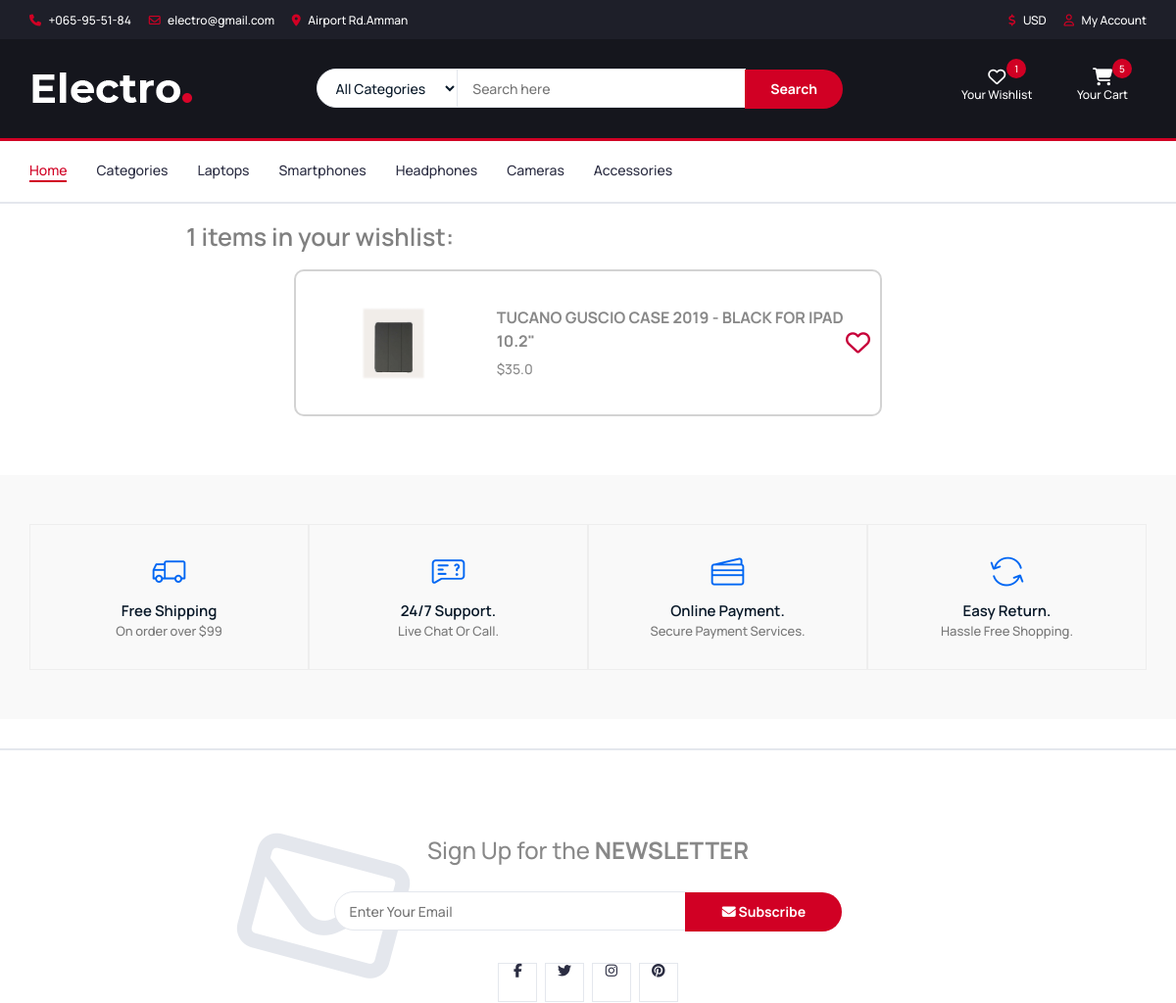
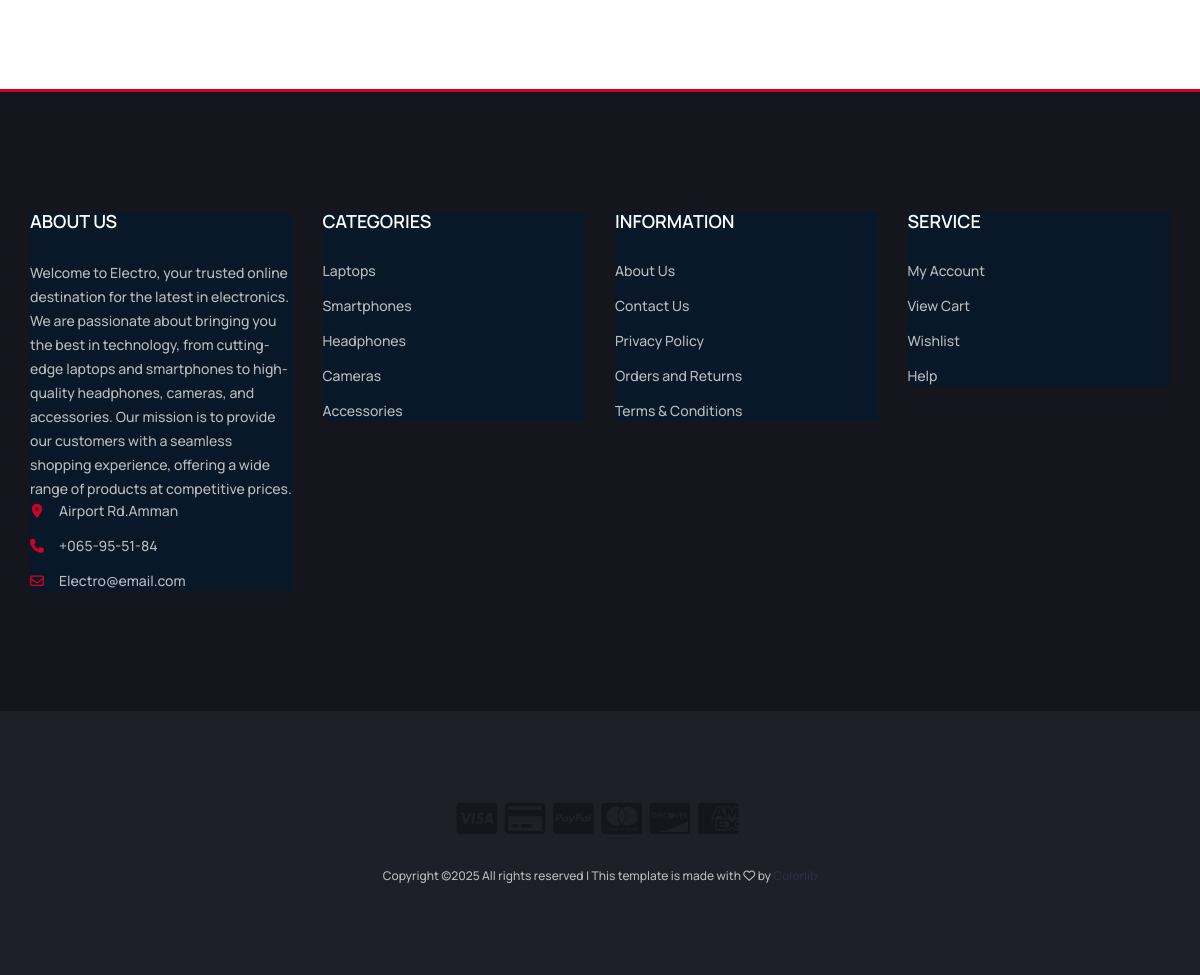
/shopping/wishlist/ (signed in), run on the app's committed database (2 pictures, top to bottom).
### shopping/models.py (models this page shows, shortened)
class Wishlist(models.Model):
    wish_id = models.AutoField(primary_key=True)
    user = models.ForeignKey(User, on_delete=models.CASCADE)
    product_id = models.IntegerField()
    product_name = models.CharField(max_length=100)
    price = models.FloatField()
    image1 = models.ImageField(upload_to='technest/images/products')
    added_at = models.DateTimeField(auto_now_add=True)

### shopping/views.py (the view)
# urls.py: path("wishlist/",views.wishlist_page,name='wishlist'),
def wishlist_page(request):
    user = request.user
    num_of_wishlist_items = 0
    num_of_items = 0
    total_price = 0
    if user.is_authenticated:
        all_user_cart_items = Cart.objects.filter(user=user)  # Filter for the logged-in user’s items
        for item in all_user_cart_items:
            num_of_items = num_of_items + 1
            total_price += item.price * item.quantity
    else:
        all_user_cart_items = []
    net_total = total_price + 10  # Add fixed handling charge to total price
    if user.is_authenticated:
        all_user_wishlist_items = Wishlist.objects.filter(user=user)
        num_of_wishlist_items = all_user_wishlist_items.count()
    else:
        all_user_wishlist_items = []
    return render(request, "wishlist.html", {
        'user': user,
        'wishlist_items': all_user_wishlist_items,
        'cart_items': all_user_cart_items,
        'total': total_price,
        'net_total': net_total,
        'num_of_items': num_of_items,
        'num_of_wishlist_items': num_of_wishlist_items
    })

### shopping/templates/wishlist.html (shortened to what this page needs)
{% load static %}
<html lang="en">
	<head>
		<link rel="stylesheet" type="text/css" href="{% static 'css/bootstrap.min.css' %}">
		<link rel="stylesheet" type="text/css" href="{% static 'css/slick.css' %}">
 		<link type="text/css" rel="stylesheet" href="{% static 'css/slick-theme.css' %}">
		<link rel="stylesheet" type="text/css" href="{% static 'css/nouislider.min.css' %}">
		<link rel="stylesheet" href="{% static 'css/font-awesome.min.css' %}">
		<link rel="stylesheet" href="{% static 'css/style.css' %}">
        <link type="text/css" rel="stylesheet" href="{% static 'css/footer.css' %}"/>
		 <link rel="stylesheet" href="{% static 'css/LineIcons.3.0.css' %}" />
   		 <link rel="stylesheet" href="{% static 'css/tiny-slider.css' %}" />
		 <link rel="stylesheet" href="{% static 'css/glightbox.min.css' %}" />
		 <link rel="stylesheet" href="{% static 'css/main.css' %}" />
    </head>
	<body>
		<header>
			<div id="top-header">
				<div class="container">
					<ul class="header-links pull-left">
						<li><a href="#"><i class="fa fa-phone"></i> +065-95-51-84</a></li>
						<li><a href="#"><i class="fa fa-envelope-o"></i> electro@gmail.com</a></li>
						<li><a href="#"><i class="fa fa-map-marker"></i> Airport Rd.Amman</a></li>
					</ul>
					<ul class="header-links pull-right">
						<li><a href="#"><i class="fa fa-dollar"></i> USD</a></li>
                        {% if not user.is_authenticated %}
						<li><a href="{% url 'login' %}"><i class="fa fa-user-o"></i> My Account</a></li>
                        {% else %}
                        <li><a href="{% url 'profile' %}"><i class="fa fa-user-o"></i> My Account</a></li>
                        {% endif %}
					</ul>
				</div>
			</div>
			<div id="header">
				<div class="container">
					<div class="row">
						<div class="col-md-3">
							<div class="header-logo">
								<a href="{% url 'home' %}" class="logo">
									<img src="{% static 'img/logo.png' %}" alt="logo">
								</a>
							</div>
						</div>
						<div class="col-md-6">
							<div class="header-search">
								<form>
									<select class="input-select">
                                        <option value="0">All Categories</option>
                                    </select>
									<input class="input" placeholder="Search here">
									<button class="search-btn">Search</button>
								</form>
							</div>
						</div>
						<div class="col-md-3 clearfix">
							<div class="header-ctn">
								<div>
									<a href="{% url 'wishlist' %}">
										<i class="fa fa-heart-o"></i>
										<span>Your Wishlist</span>
										<div class="qty">{{num_of_wishlist_items}}</div>
									</a>
								</div>
								<div class="dropdown">
									<a class="dropdown-toggle" data-toggle="dropdown" aria-expanded="true">
										<i class="fa fa-shopping-cart"></i>
										<span>Your Cart</span>
										<div class="qty">{{num_of_items}}</div>
									</a>
								</div>
							</div>
						</div>
					</div>
				</div>
			</div>
		</header>
		<nav id="navigation">
			<div class="container">
				<div id="responsive-nav">
					<ul class="main-nav nav navbar-nav">
						<li class="active"><a href="#">Home</a></li>
						<li><a href="{% url 'category' %}">Categories</a></li>
						<li><a href="{% url 'laptop' %}">Laptops</a></li>
						<li><a href="{% url 'phones' %}">Smartphones</a></li>
                        <li><a href="{% url 'headphones' %}">Headphones</a></li>
						<li><a href="{% url 'camera' %}">Cameras</a></li>
						<li><a href="{% url 'access' %}">Accessories</a></li>
					</ul>
				</div>
			</div>
		</nav>
		{% if wishlist_items %}
			<h4 style="margin-left: 190px;color:grey;margin-top:20px;">{{num_of_wishlist_items}} items in your wishlist:</h4>
			<div style="display: flex; flex-direction: column; align-items: center; justify-content: center; width: 100%; max-width: 1000px; margin: 0 auto;">
				{% for item in wishlist_items %}
					<br>
					<div style="display: flex; align-items: center; justify-content: space-between; border: 2px solid lightgrey; border-radius: 10px; padding: 10px; width: 600px; height: 150px;">
						<button onclick="window.location.href='{% url 'product_detail' product_id=item.product_id %}';" style="border: none; background: none; padding: 0; margin: 0; cursor: pointer; display: flex; align-items: center; text-align: left; flex-grow: 1;">
							<img src="{{ item.image1.url }}" alt="{{ item.product_name }}" style="width: 200px; height: 100px; object-fit: contain; margin-right: 15px;">
							<div style="display: flex; flex-direction: column; justify-content: center;">
								<p style="font-size: 16px; font-weight: bold; margin: 0;">{{ item.product_name }}</p>
								<p style="font-size: 14px; color: #888; margin: 5px 0 0 0;">${{ item.price }}</p>
							</div>
						</button>
						<button onclick="if(confirm('Are you sure you want to remove this item from your wishlist?')) { window.location.href='{% url 'delete_wishlist_item' item.wish_id %}'; }" style="border: none; background: none; cursor: pointer; margin-left: auto;">
							<i class='fa fa-heart-o' style='font-size:25px; color: #C70039;'></i>
						</button>
					</div>
				{% endfor %}
			</div>
			<br>
			<br>
			<br>
		{% else %}
			<h2 style="text-align: center;margin: 150px;color:grey;">No items in your Wishlist!</h2>
		{% endif %}
    <section class="shipping-info">
        <div class="container">
            <ul>
                <li>
                    <div class="media-icon">
                        <i class="lni lni-delivery"></i>
                    </div>
                    <div class="media-body">
                        <h5>Free Shipping</h5>
                        <span>On order over $99</span>
                    </div>
                </li>
                <li>
                    <div class="media-icon">
                        <i class="lni lni-support"></i>
                    </div>
                    <div class="media-body">
                        <h5>24/7 Support.</h5>
                        <span>Live Chat Or Call.</span>
                    </div>
                </li>
                <li>
                    <div class="media-icon">
                        <i class="lni lni-credit-cards"></i>
                    </div>
                    <div class="media-body">
                        <h5>Online Payment.</h5>
                        <span>Secure Payment Services.</span>
                    </div>
                </li>
                <li>
                    <div class="media-icon">
                        <i class="lni lni-reload"></i>
                    </div>
                    <div class="media-body">
                        <h5>Easy Return.</h5>
                        <span>Hassle Free Shopping.</span>
                    </div>
                </li>
            </ul>
        </div>
    </section>
		<div id="newsletter" class="section">
			<div class="container">
				<div class="row">
					<div class="col-md-12">
						<div class="newsletter">
							<p>Sign Up for the <strong>NEWSLETTER</strong></p>
							<form>
								<input class="input" type="email" placeholder="Enter Your Email">
								<button class="newsletter-btn"><i class="fa fa-envelope"></i> Subscribe</button>
							</form>
							<ul class="newsletter-follow">
								<li>
									<a href="#"><i class="fa fa-facebook"></i></a>
								</li>
								<li>
									<a href="#"><i class="fa fa-twitter"></i></a>
								</li>
								<li>
									<a href="#"><i class="fa fa-instagram"></i></a>
								</li>
								<li>
									<a href="#"><i class="fa fa-pinterest"></i></a>
								</li>
							</ul>
						</div>
					</div>
				</div>
			</div>
		</div>
		<footer id="footer">
			<div class="section">
				<div class="container">
					<div class="row">
						<div class="col-md-3 col-xs-6">
							<div class="footer">
								<h3 class="footer-title">About Us</h3>
								<p>
									Welcome to Electro, your trusted online destination for the latest in electronics.
									We are passionate about bringing you the best in technology, from cutting-edge laptops and smartphones to high-quality headphones,
									cameras, and accessories. Our mission is to provide our customers with a seamless shopping experience,
									offering a wide range of products at competitive prices.
								</p>
								<ul class="footer-links">
									<li><a href="#"><i class="fa fa-map-marker"></i>Airport Rd.Amman</a></li>
									<li><a href="#"><i class="fa fa-phone"></i>+065-95-51-84</a></li>
									<li><a href="#"><i class="fa fa-envelope-o"></i>Electro@email.com</a></li>
								</ul>
							</div>
						</div>
						<div class="col-md-3 col-xs-6">
							<div class="footer">
								<h3 class="footer-title">Categories</h3>
								<ul class="footer-links">
									<li><a href="{% url 'laptop' %}">Laptops</a></li>
									<li><a href="{% url 'phones' %}">Smartphones</a></li>
									<li><a href="{% url 'headphones' %}">Headphones</a></li>
									<li><a href="{% url 'camera' %}">Cameras</a></li>
									<li><a href="{% url 'access' %}">Accessories</a></li>
								</ul>
							</div>
						</div>
						<div class="col-md-3 col-xs-6">
    <div class="footer">
        <h3 class="footer-title">Information</h3>
        <ul class="footer-links">
            <li><a href="#" onclick="showPopup()">About Us</a></li>
            <li><a href="#">Contact Us</a></li>
            <li><a href="#">Privacy Policy</a></li>
            <li><a href="#">Orders and Returns</a></li>
            <li><a href="#">Terms & Conditions</a></li>
        </ul>
    </div>
</div>
						<div class="col-md-3 col-xs-6">
							<div class="footer">
								<h3 class="footer-title">Service</h3>
								<ul class="footer-links">
                                    {% if not user.is_authenticated %}
						                <li><a href="{% url 'login' %}"> My Account</a></li>
                                    {% else %}
                                        <li><a href="{% url 'profile' %}"> My Account</a></li>
                                    {% endif %}
									<li><a href="#">View Cart</a></li>
									<li><a href="#">Wishlist</a></li>
									<li><a href="#">Help</a></li>
								</ul>
							</div>
						</div>
					</div>
				</div>
			</div>
			<div id="bottom-footer" class="section">
				<div class="container">
					<div class="row">
						<div class="col-md-12 text-center">
							<ul class="footer-payments">
								<li><a href="#"><i class="fa fa-cc-visa"></i></a></li>
								<li><a href="#"><i class="fa fa-credit-card"></i></a></li>
								<li><a href="#"><i class="fa fa-cc-paypal"></i></a></li>
								<li><a href="#"><i class="fa fa-cc-mastercard"></i></a></li>
								<li><a href="#"><i class="fa fa-cc-discover"></i></a></li>
								<li><a href="#"><i class="fa fa-cc-amex"></i></a></li>
							</ul>
							<span class="copyright">
								Copyright &copy;<script>document.write(new Date().getFullYear());</script> All rights reserved | This template is made with <i class="fa fa-heart-o" aria-hidden="true"></i> by <a href="https://colorlib.com" target="_blank">Colorlib</a>
							</span>
						</div>
					</div>
				</div>
			</div>
		</footer>
	</body>
</html>

### data on the page
Wishlist: image1 (picture), product_name "TUCANO GUSCIO CASE 2019 - BLACK FOR IPAD 10.2\"", price "35.0"

### other printed values
{{ num_of_wishlist_items }} "1"
{{ num_of_items }} "5"
